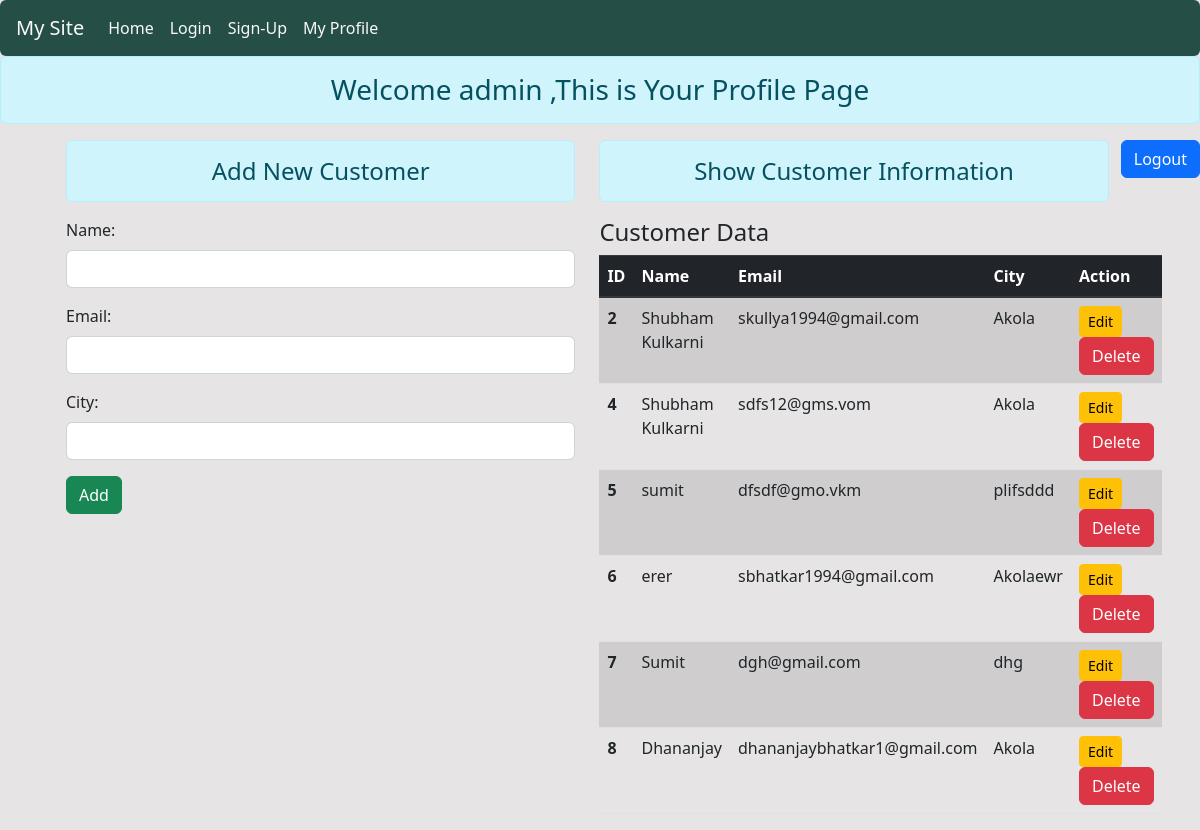
The app's page /profile/ (signed in), older data.
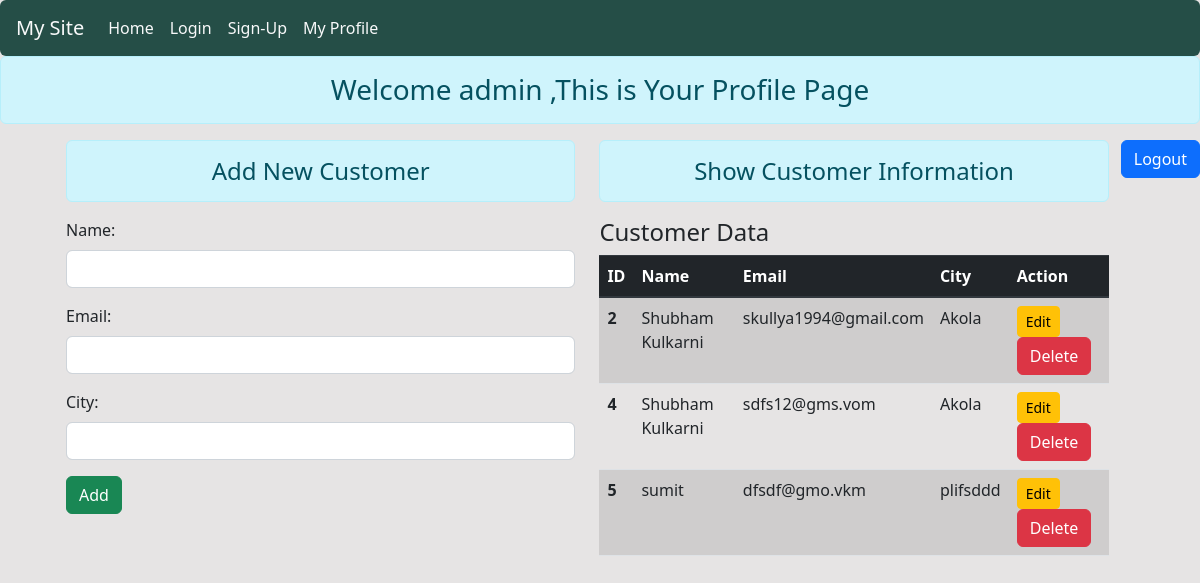
The same page, newer data.
### reg/models.py (models this page shows)
class Customer(models.Model):
    name=models.CharField(max_length=70)
    email=models.EmailField(max_length=100)
    city=models.CharField(max_length=10)

### reg/views.py (the view)
# urls.py: path('profile/', views.User_profile, name='profile'),
def User_profile(request):
    if request.user.is_authenticated:
        if request.method == "POST":
            fmm = CustomerReg(request.POST)
            if fmm.is_valid():
                nm = fmm.cleaned_data['name']
                em = fmm.cleaned_data['email']
                ct = fmm.cleaned_data['city']
                reg = Customer( name=nm,email=em,city=ct)
                reg.save()
                fmm = CustomerReg()
        else:
            fmm = CustomerReg()
        cust = Customer.objects.all()
        return render(request, 'reg/profile.html',{'name':request.user, 'formm':fmm, 'stu':cust})
    else:
        return HttpResponseRedirect('/login/')

### reg/forms.py
class CustomerReg(forms.ModelForm):
    class Meta:
        model = Customer
        fields = ['name', 'email', 'city']
        widgets = {
            'name': forms.TextInput(attrs={'class':'form-control'}),
            'email': forms.EmailInput(attrs={'class':'form-control'}),
            'city': forms.TextInput(attrs={'class':'form-control'}),
        }

### reg/templates/reg/profile.html (shortened to what this page needs)
{% extends 'reg/base.html' %}
{% block content %}
<div class=" row ">
    <div class=" img-fluid">
        <h3 class="text-center alert alert-info ">Welcome {{name}} ,This is Your Profile Page</h3>
        <a href="{% url 'logout' %}" class="btn btn-primary float-right">Logout</a>
        <div class="container ">
            <div class="row " style="padding-left:12px;">
                <div class="col">
                    <h4 class="text-center alert alert-info">Add New Customer</h4>
                    <form action="" method="POST">
                        {{formm.as_p}}
                        <input type="submit" class="btn btn-success" value="Add">
                    </form>
                </div>
                <div class="col-sm-6 ">
                    <h4 class=" text-center alert alert-info ">Show Customer Information </h4>
                    {% if stu %}
                    <h4>Customer Data </h4>
                    <table class="table  table-striped ">
                        <thead class=" thead-dark">
                            <tr>
                                <th scope="col">ID</th>
                                <th scope="col">Name</th>
                                <th scope="col">Email</th>
                                <th scope="col">City</th>
                                <th scope="col">Action</th>
                            </tr>
                        </thead>
                        <tbody>
                            {% for st in stu %}
                            <tr>
                                <th scope="row">{{ st.id }}</th>
                                <td>{{ st.name }}</td>
                                <td>{{ st.email }}</td>
                                <td>{{ st.city }}</td>
                                <td><a href="{%  url 'updatedata' st.id %}" class="btn btn-warning btn-sm">Edit</a>
                                    <form action="{% url 'deletedata' st.id %}" method="POST" class="d-inline">
                                        <input type="submit" class="btn btn-danger" value="Delete">
                                    </form>
                                </td>
                            </tr>
                            {% endfor %}
                        </tbody>
                    </table>
                    {% else %}
                    <h4 class="text-center alert alert-warning">No Records</h4>
                    {% endif %}
                </div>
            </div>
        </div>
    </div>
</div>
{% endblock content %}

### reg/templates/reg/base.html (shortened to what this page needs)
<!DOCTYPE html>
{% load static %}
<html lang="en">
<head>
    <link rel="stylesheet" href="https://stackpath.bootstrapcdn.com/bootstrap/4.1.3/css/bootstrap.min.css">
	<link rel="stylesheet" href="https://use.fontawesome.com/releases/v5.6.1/css/all.css">
    <link rel="stylesheet" href="{% static 'reg/css/bootstrap.min.css' %}">
</head>
<body>
    <div class="h-100">
        <nav class="navbar navbar-expand-lg navbar-light rounded" style="background-color: #254e47;">
            <a class="navbar-brand text-light ml-3 " href="{% url 'signup' %}"> My Site</a>
            <div class="collapse navbar-collapse" id="navbarNavAltMarkup">
              <div class="navbar-nav">
                <a class="nav-item nav-link active text-light" href="{% url 'signup' %}">Home <span class="sr-only">(current)</span></a>
                <a class="nav-item nav-link text-light" href="{% url 'login' %}">Login</a>
                <a class="nav-item nav-link text-light" href="{% url 'signup' %}">Sign-Up</a>
                <a class="nav-item nav-link text-light" href="{% url 'profile' %}"  >My Profile</a>
              </div>
            </div>
          </nav>
        {% block content %} {% endblock content %}
    </div>
</body>
</html>

### reg/templates/reg/base.html (style rules this page uses)
body, html { margin: 0; padding: 0; height: 100%; background: #e6e4e4 ; }

Row changes from the older to the newer data that the page shows:
removed Customer: id "6", name "erer", email "sbhatkar1994@gmail.com", city "Akolaewr"
removed Customer: id "7", name "Sumit", email "dgh@gmail.com", city "dhg"
removed Customer: id "8", name "Dhananjay", email "dhananjaybhatkar1@gmail.com", city "Akola"
